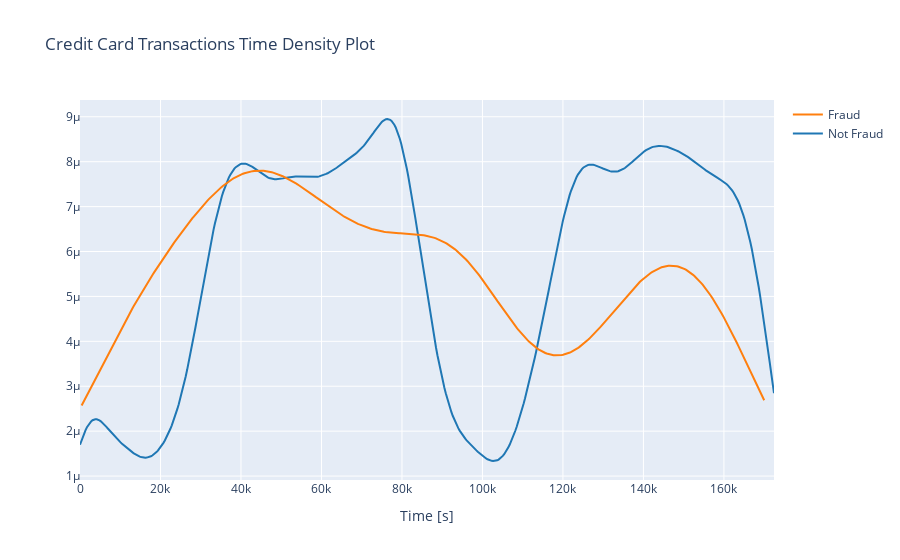

Source (notebook cell):
### Markdown cell above
Transactions in time

### Code cell
class_0 = data_df.loc[data_df['Class'] == 0]["Time"]
class_1 = data_df.loc[data_df['Class'] == 1]["Time"]

hist_data = [class_0, class_1]
group_labels = ['Not Fraud', 'Fraud']

fig = ff.create_distplot(hist_data, group_labels, show_hist=False, show_rug=False)
fig['layout'].update(title='Credit Card Transactions Time Density Plot', xaxis=dict(title='Time [s]'))
iplot(fig, filename='dist_only')

### Figure 1 — Plotly figure (JSON) as saved in the notebook; plotly's stock layout.template omitted (floating-point values rounded to 4 significant figures; data arrays with more than 128 entries replaced by an {"elided": "..."} marker saying what was removed)
{"data": [{"legendgroup": "Not Fraud", "marker": {"color": "rgb(31, 119, 180)"}, "mode": "lines", "name": "Not Fraud", "showlegend": true, "type": "scatter", "x": {"elided": "500 float values"}, "xaxis": "x", "y": {"elided": "500 float values"}, "yaxis": "y"}, {"legendgroup": "Fraud", "marker": {"color": "rgb(255, 127, 14)"}, "mode": "lines", "name": "Fraud", "showlegend": true, "type": "scatter", "x": {"elided": "500 float values"}, "xaxis": "x", "y": {"elided": "500 float values"}, "yaxis": "y"}], "layout": {"barmode": "overlay", "hovermode": "closest", "legend": {"traceorder": "reversed"}, "title": {"text": "Credit Card Transactions Time Density Plot"}, "xaxis": {"anchor": "y2", "domain": [0, 1], "title": {"text": "Time [s]"}, "zeroline": false}, "yaxis": {"anchor": "free", "domain": [0, 1], "position": 0}}}
